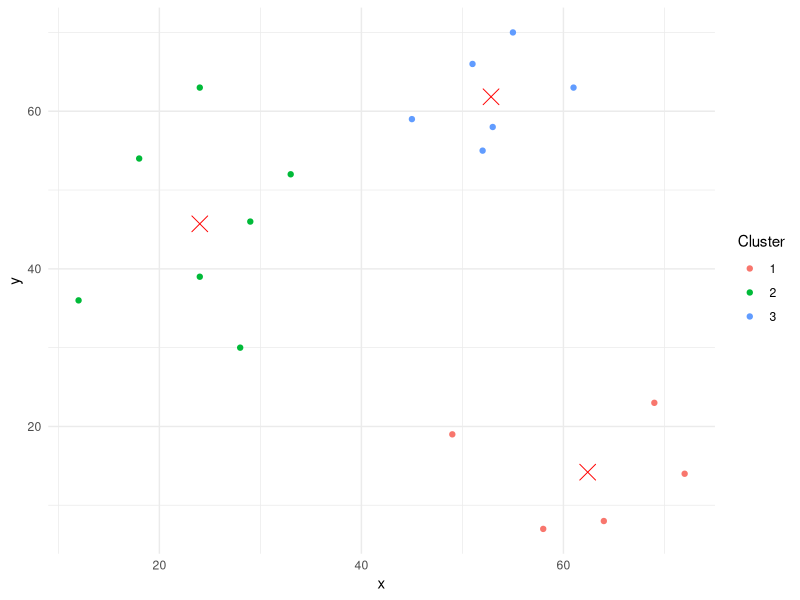

Write the R code that produced this figure.
library(ggplot2)
library(dplyr)
library(cluster)

df <- data.frame(
  x = c(12, 24, 28, 33, 18, 29, 52, 45, 24, 55, 51, 61, 53, 69, 72, 64, 49, 58),
  y = c(36, 39, 30, 52, 54, 46, 55, 59, 63, 70, 66, 63, 58, 23, 14, 8, 19, 7)
)

model1 <- kmeans(df, centers = 3)
df$label <- model1$cluster

centers <- model1$centers

ggplot(df, aes(x, y, color = factor(label))) +
  geom_point() +
  geom_point(data = data.frame(centers), aes(x, y), color = "red", shape = 4, size = 5) +
  scale_color_discrete(name = "Cluster") +
  theme_minimal()
